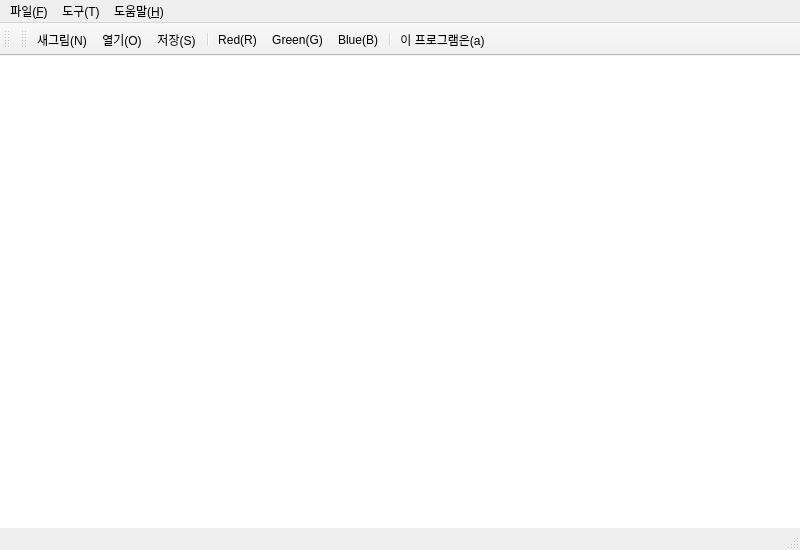
<?xml version="1.0" encoding="UTF-8"?>
<ui version="4.0">
 <class>MainWindow</class>
 <widget class="QMainWindow" name="MainWindow">
  <property name="geometry">
   <rect>
    <x>0</x>
    <y>0</y>
    <width>800</width>
    <height>550</height>
   </rect>
  </property>
  <property name="maximumSize">
   <size>
    <width>800</width>
    <height>550</height>
   </size>
  </property>
  <property name="windowTitle">
   <string>MainWindow</string>
  </property>
  <widget class="QWidget" name="centralwidget">
   <widget class="QLabel" name="lblCanvas">
    <property name="geometry">
     <rect>
      <x>0</x>
      <y>0</y>
      <width>801</width>
      <height>491</height>
     </rect>
    </property>
    <property name="sizePolicy">
     <sizepolicy hsizetype="Fixed" vsizetype="Fixed">
      <horstretch>0</horstretch>
      <verstretch>0</verstretch>
     </sizepolicy>
    </property>
    <property name="styleSheet">
     <string notr="true">background-color: rgb(255, 255, 255);</string>
    </property>
    <property name="text">
     <string/>
    </property>
   </widget>
  </widget>
  <widget class="QMenuBar" name="menubar">
   <property name="geometry">
    <rect>
     <x>0</x>
     <y>0</y>
     <width>800</width>
     <height>21</height>
    </rect>
   </property>
   <widget class="QMenu" name="menu_File">
    <property name="title">
     <string>파일(&amp;F)</string>
    </property>
    <addaction name="action_New"/>
    <addaction name="action_Open"/>
    <addaction name="action_Save"/>
    <addaction name="separator"/>
    <addaction name="action_Exit"/>
   </widget>
   <widget class="QMenu" name="menu_T">
    <property name="title">
     <string>도구(T)</string>
    </property>
    <widget class="QMenu" name="menu_P">
     <property name="title">
      <string>펜(&amp;P)</string>
     </property>
     <addaction name="action_PenRed"/>
     <addaction name="action_PenGreen"/>
     <addaction name="action_PenBlue"/>
    </widget>
    <addaction name="menu_P"/>
   </widget>
   <widget class="QMenu" name="menu_H">
    <property name="title">
     <string>도움말(&amp;H)</string>
    </property>
    <addaction name="action_About"/>
   </widget>
   <addaction name="menu_File"/>
   <addaction name="menu_T"/>
   <addaction name="menu_H"/>
  </widget>
  <widget class="QStatusBar" name="statusbar"/>
  <widget class="QToolBar" name="toolBar">
   <property name="windowTitle">
    <string>toolBar</string>
   </property>
   <attribute name="toolBarArea">
    <enum>TopToolBarArea</enum>
   </attribute>
   <attribute name="toolBarBreak">
    <bool>false</bool>
   </attribute>
  </widget>
  <widget class="QToolBar" name="toolBar_2">
   <property name="windowTitle">
    <string>toolBar_2</string>
   </property>
   <attribute name="toolBarArea">
    <enum>TopToolBarArea</enum>
   </attribute>
   <attribute name="toolBarBreak">
    <bool>false</bool>
   </attribute>
   <addaction name="action_New"/>
   <addaction name="action_Open"/>
   <addaction name="action_Save"/>
   <addaction name="separator"/>
   <addaction name="action_PenRed"/>
   <addaction name="action_PenGreen"/>
   <addaction name="action_PenBlue"/>
   <addaction name="separator"/>
   <addaction name="action_About"/>
  </widget>
  <action name="action_New">
   <property name="icon">
    <iconset resource="resources.qrc">
     <normaloff>:/icon/imgs/new.png</normaloff>:/icon/imgs/new.png</iconset>
   </property>
   <property name="text">
    <string>새그림(N)</string>
   </property>
  </action>
  <action name="action_Open">
   <property name="icon">
    <iconset resource="resources.qrc">
     <normaloff>:/icon/imgs/open.png</normaloff>:/icon/imgs/open.png</iconset>
   </property>
   <property name="text">
    <string>열기(O)</string>
   </property>
  </action>
  <action name="action_Save">
   <property name="icon">
    <iconset resource="resources.qrc">
     <normaloff>:/icon/imgs/save.png</normaloff>:/icon/imgs/save.png</iconset>
   </property>
   <property name="text">
    <string>저장(S)</string>
   </property>
  </action>
  <action name="action_Exit">
   <property name="icon">
    <iconset resource="resources.qrc">
     <normaloff>:/icon/imgs/exit.png</normaloff>:/icon/imgs/exit.png</iconset>
   </property>
   <property name="text">
    <string>종료(X)</string>
   </property>
  </action>
  <action name="action_PenRed">
   <property name="icon">
    <iconset resource="resources.qrc">
     <normaloff>:/icon/imgs/red.png</normaloff>:/icon/imgs/red.png</iconset>
   </property>
   <property name="text">
    <string>Red(R)</string>
   </property>
  </action>
  <action name="action_PenGreen">
   <property name="icon">
    <iconset resource="resources.qrc">
     <normaloff>:/icon/imgs/green.png</normaloff>:/icon/imgs/green.png</iconset>
   </property>
   <property name="text">
    <string>Green(G)</string>
   </property>
  </action>
  <action name="action_PenBlue">
   <property name="icon">
    <iconset resource="resources.qrc">
     <normaloff>:/icon/imgs/blue.png</normaloff>:/icon/imgs/blue.png</iconset>
   </property>
   <property name="text">
    <string>Blue(B)</string>
   </property>
  </action>
  <action name="action_About">
   <property name="icon">
    <iconset resource="resources.qrc">
     <normaloff>:/icon/imgs/about.png</normaloff>:/icon/imgs/about.png</iconset>
   </property>
   <property name="text">
    <string>이 프로그램은...(&amp;a)</string>
   </property>
  </action>
 </widget>
 <resources>
  <include location="resources.qrc"/>
 </resources>
 <connections/>
</ui>
